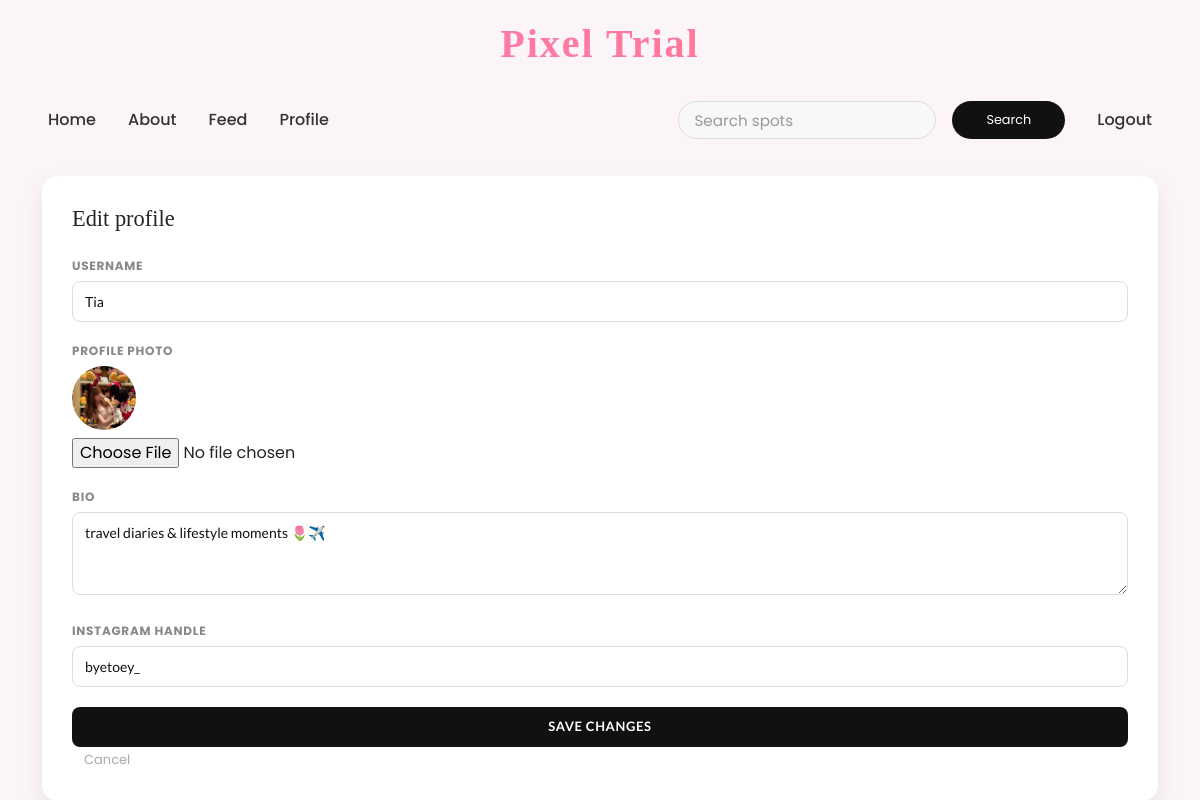
Screenshot of /edit-profile (signed in) with the database file from the repository.
### tables this page shows
CREATE TABLE users (
    id          INTEGER PRIMARY KEY AUTOINCREMENT,
    username    TEXT UNIQUE NOT NULL,
    email       TEXT UNIQUE,
    password    TEXT NOT NULL,
    role        TEXT DEFAULT 'user',
    is_admin    INTEGER DEFAULT 0
);

CREATE TABLE profiles (
    id            INTEGER PRIMARY KEY AUTOINCREMENT,
    user_id       INTEGER UNIQUE NOT NULL,
    bio           TEXT,
    profile_photo TEXT DEFAULT 'default.jpg',
    instagram     TEXT,
    FOREIGN KEY(user_id) REFERENCES users(id)
);

### app.py (the view, shortened to what this page needs)
@app.route("/edit-profile", methods=["GET", "POST"])
def edit_profile():
    if "user_id" not in session:
        return redirect("/login")
    user_id = session["user_id"]
    db = get_db()
    user = db.execute("""
        SELECT
            users.id,
            users.username,
            profiles.bio,
            profiles.profile_photo,
            profiles.instagram
        FROM users
        LEFT JOIN profiles ON users.id = profiles.user_id
        WHERE users.id = ?
    """, (user_id,)).fetchone()
    db.close()
    return render_template("edit_profile.html", user=user)

### app.py (called while the page is built)
@app.context_processor
def inject_site_name():
    return {"siteName": "Pixel Trial"}

def get_db():
    conn = sqlite3.connect(DB_PATH)
    conn.row_factory = sqlite3.Row
    return conn

@app.before_request
def check_user_session():
    if 'user_id' in session:
        db = get_db()
        user = db.execute(
            'SELECT id, role, is_admin FROM users WHERE id = ?',
            (session['user_id'],)
        ).fetchone()
        db.close()
        if not user:
            session.clear()
        else:
            session['role'] = user['role']
            session['is_admin'] = bool(user['is_admin'])

### templates/edit_profile.html (shortened to what this page needs)
{% extends "base.html" %}
{% block content %}
<div class="ep-wrap">
  <h1 class="ep-title">Edit profile</h1>
  <form action="{{ url_for('edit_profile') }}" method="POST" enctype="multipart/form-data">
    <div class="ep-field">
      <label for="username">Username</label>
      <input type="text" id="username" name="username"
             value="{{ user.username or '' }}" required>
    </div>
    <div class="ep-field">
      <label>Profile photo</label>
      {% if user.profile_photo and user.profile_photo != 'default.jpg' %}
        <img class="ep-current-photo"
             src="{{ url_for('static', filename='images/profiles/' ~ user.profile_photo) }}"
             alt="current photo">
      {% endif %}
      <input type="file" name="profile_photo" accept="image/*">
    </div>
    <div class="ep-field">
      <label for="bio">Bio</label>
      <textarea id="bio" name="bio" rows="3" placeholder="Tell people about yourself...">{{ user.bio or '' }}</textarea>
    </div>
    <div class="ep-field">
      <label for="instagram">Instagram handle</label>
      <input type="text" id="instagram" name="instagram"
             placeholder="username (no @)"
             value="{{ user.instagram or '' }}">
    </div>
    <button type="submit" class="ep-btn">Save changes</button>
    <a href="{{ url_for('profile', user_id=session['user_id']) }}" class="ep-cancel">Cancel</a>
  </form>
</div>
{% endblock %}

### static/styles.css (style rules this page uses)
* { margin: 0; padding: 0; box-sizing: border-box; font-family: 'Poppins', sans-serif; }
body { background: #fbf4f8; margin: 0; padding: 0; }
button { width: 100%; height: 40px; background: #fff; border: none; outline: none; border-radius: 40px; cursor: pointer; font-size: 1em; color: #000; font-weight: 500; }
.ep-wrap { background: white; padding: 30px; border-radius: 16px; box-shadow: 0 10px 25px rgba(0,0,0,0.08); }
.ep-title { font-family: 'Playfair Display', serif; font-size: 1.4rem; font-weight: 400; margin: 0 0 1.5rem; }
.ep-field { margin-bottom: 1.25rem; }
.ep-field label { display: block; font-size: 12px; font-weight: 700; text-transform: uppercase; letter-spacing: 0.06em; color: #888; margin-bottom: 6px; }
.ep-field input[type="text"], .ep-field textarea { width: 100%; padding: 9px 12px; border: 1px solid #ddd; border-radius: 8px; font-family: 'Lato', sans-serif; font-size: 14px; color: #111; box-sizing: border-box; }
.ep-field textarea { resize: vertical; }
.ep-current-photo { width: 64px; height: 64px; border-radius: 50%; object-fit: cover; display: block; margin-bottom: 8px; }
.ep-btn { padding: 10px 28px; background: #111; color: #fff; border: none; border-radius: 8px; font-family: 'Lato', sans-serif; font-size: 13px; font-weight: 700; letter-spacing: 0.05em; text-transform: uppercase; cursor: pointer; }
.ep-cancel { margin-left: 12px; font-size: 13px; color: #aaa; text-decoration: none; }

### rows the page displays
users: username "Tia"
profiles: profile_photo (picture), bio "travel diaries & lifestyle moments 🌷✈️", instagram "byetoey_"
